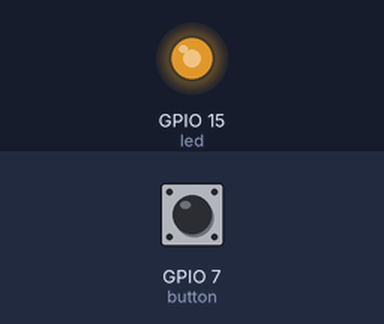
Bench run of a program on a simulated Raspberry Pi (BCM pin numbers). Parts: output pins drawn as LEDs (lit = HIGH). Inputs (shaded band) come from the test bench; at power-on: GPIO 7 (button) HIGH. What the program prints to the terminal is not drawn.

Above: at 0.74 s.
1.3 s: GPIO 7 (button) pulled LOW for 0.15 s
At 1.54 s:
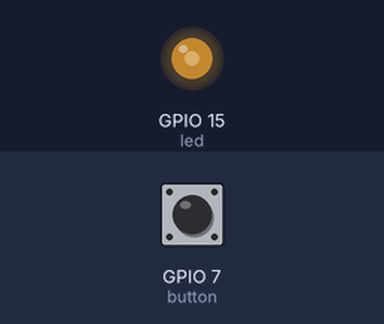
At 3.78 s:
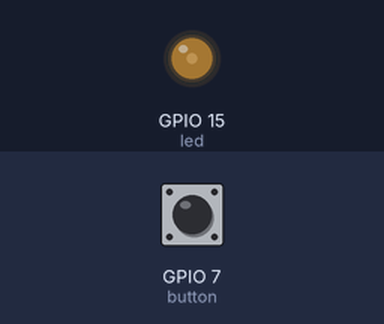
Timing chart, 0 to 10.3 s (numbered marks = the images above; inputs shaded):
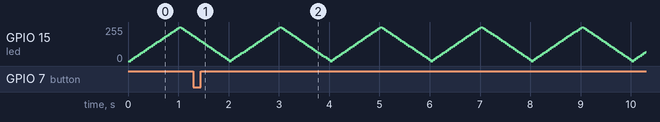

The program:

booth.py
```python
#!/usr/bin/python
from gpiozero import PWMLED
from gpiozero import Button
from signal import pause
from time import sleep
from PIL import Image
import glob
import os

# Define take photo
def take_photo():
        os.system('clear')
        print('\n\n\n\n\n\033[1mWe will take your photo in:')
        sleep(2)

        # Countdown
        count = 5
        while count != 0:
                print(count)
                sleep(1)
                count -= 1

        # Smile
        os.system('clear')
        print('\n\n\n\n\n\033[1mSmile!')
        sleep(2)
        os.system('clear')

        #Take Photo
        os.system('fswebcam -r 640x480 --no-banner --overlay christmas.png /home/pi/webcam/%d-%m-%Y_%H:%M:%S.jpg -S 2')
        os.system('clear')

        # Open image
        list_of_files = glob.glob('/home/pi/webcam/*.jpg')
        latest_file = max(list_of_files, key=os.path.getctime)
        img = Image.open(latest_file)
        img.show()

        # Save message
        print('\n\n\n\n\n\033[1mYour photo has been saved!\n\nYour photo will be available from XXXXXXX')
        sleep(10)

        # Reset
        os.system('clear')
        print("\n\n\n\n\n\033[1mPush button to take photograph")

# Define LED and Button pins | Type "pinout" into the terminal to find your pin numbers
led = PWMLED(15)
button = Button(7)

# Instructions
os.system('clear')
print('\n\n\n\n\n\033[1mPush button to take photograp')

# Pulse LED and take photo when Button is pressed
led.pulse()
button.when_pressed = take_photo

# Loop
pause()
```
